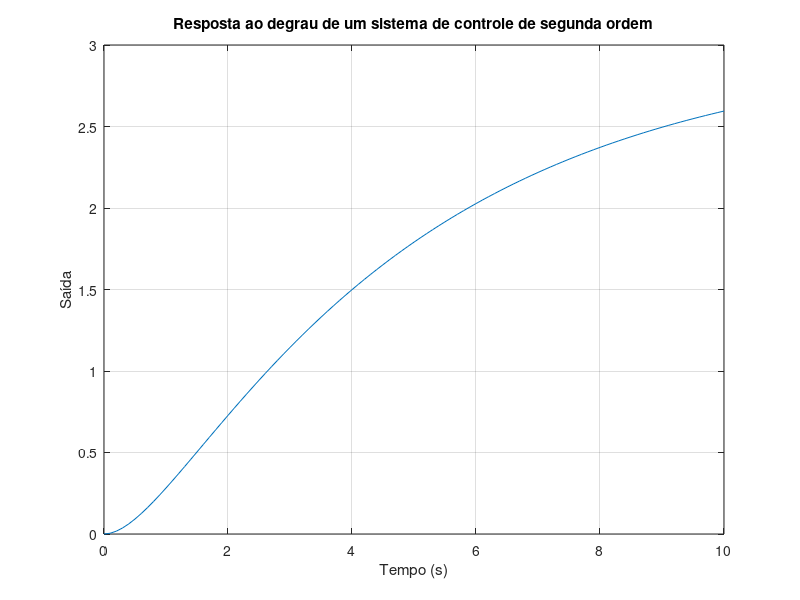

MATLAB code for this plot:
clc;
clear;

%declaração de termos
num1 = 1; den1 = [1 0];
num2 = 1; den2 = [1 2];
num3 = 1; den3 = [2 3];

%criação das FT
controlador = tf(num1, den1)
processo = tf(num2, den2)
medidor = tf(num3, den3)

p1 = series(controlador, processo);
ftmf = feedback(p1, medidor)
ftma = series(p1, medidor)

t = 0:0.1:10; % Vetor de tempo de 0 a 5 segundos com intervalo de 0.01 segundos
u = ones(size(t)); % Degrau unitário como entrada
[y, t] = step(ftmf, t, u); % Simulação da resposta ao degrau

plot(t, y);
xlabel('Tempo (s)');
ylabel('Saída');
title('Resposta ao degrau de um sistema de controle de segunda ordem');
grid on;